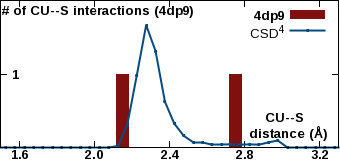

The gnuplot source for this figure:
set encoding iso_8859_1
set terminal pngcairo transparent enhanced size 340, 160 font "Arial Bold,10"
set output "/var/www/html/csgid/app/webroot/neighborhood_temp/4dp9/CU--S.png"
set lmargin at screen 0.00
set bmargin at screen 0.08
set rmargin at screen 0.995
set tmargin at screen 1.00
set xrange [1.5:3.3]
set format x "%3.1f"
set xtics 1.6,0.4,3.2
set xtics offset 0,graph 0.065
set yrange [0:2022]
unset ytics
set y2range [0:2]
set y2tics 1,1,1
set y2tics offset -49,graph 0.00
set y2tics mirror
set view 80,45
set key top right
set boxwidth 0.06
set style fill solid 1.0
set xlabel "CU--S \n distance (\305)" offset 17,4.4
set y2label "# of CU--S interactions (4dp9)" offset -40,4 rotate by 0
plot "-" using ($1+0.05):2 with boxes lc rgb "#801010" axis x1y2 title "4dp9", \
     "/var/www/html/csgid/app/webroot/neighborhood_temp/csd_metal_distances/CU--S.csv" using ($1+0.025):2 with linespoints linewidth 2 pointtype 7 pointsize 0.2 lc rgb "#074a7e" title "CSD^{4}" axis x1y1
2.1	1
2.7	1
e
